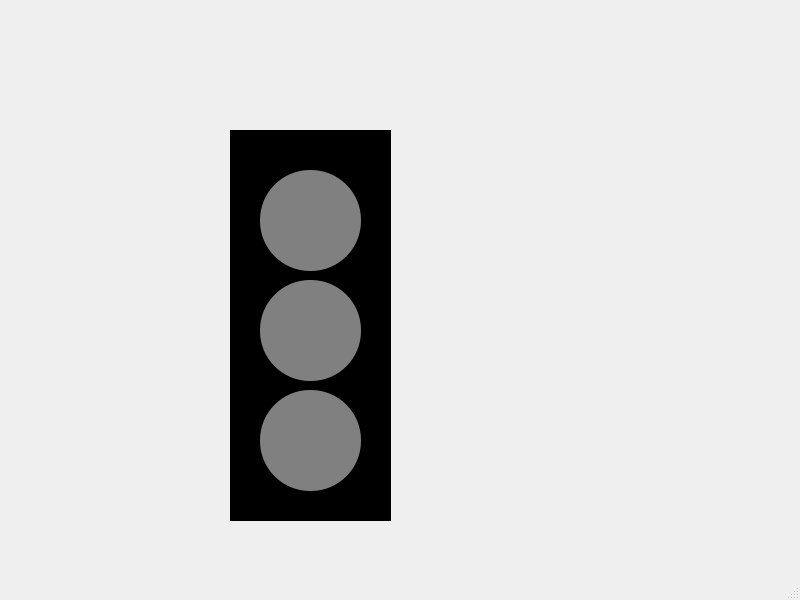
<?xml version="1.0" encoding="UTF-8"?>
<ui version="4.0">
 <class>MainWindow</class>
 <widget class="QMainWindow" name="MainWindow">
  <property name="geometry">
   <rect>
    <x>0</x>
    <y>0</y>
    <width>800</width>
    <height>600</height>
   </rect>
  </property>
  <property name="windowTitle">
   <string>MainWindow</string>
  </property>
  <widget class="QWidget" name="centralwidget">
   <widget class="QFrame" name="frame">
    <property name="geometry">
     <rect>
      <x>230</x>
      <y>130</y>
      <width>161</width>
      <height>391</height>
     </rect>
    </property>
    <property name="styleSheet">
     <string notr="true">background: black;
</string>
    </property>
    <property name="frameShape">
     <enum>QFrame::Shape::StyledPanel</enum>
    </property>
    <property name="frameShadow">
     <enum>QFrame::Shadow::Raised</enum>
    </property>
    <widget class="QFrame" name="frame_3">
     <property name="geometry">
      <rect>
       <x>30</x>
       <y>260</y>
       <width>101</width>
       <height>101</height>
      </rect>
     </property>
     <property name="styleSheet">
      <string notr="true">background: grey;
border-radius: 50px;

</string>
     </property>
     <property name="frameShape">
      <enum>QFrame::Shape::StyledPanel</enum>
     </property>
     <property name="frameShadow">
      <enum>QFrame::Shadow::Raised</enum>
     </property>
    </widget>
    <widget class="QFrame" name="frame_4">
     <property name="geometry">
      <rect>
       <x>30</x>
       <y>40</y>
       <width>101</width>
       <height>101</height>
      </rect>
     </property>
     <property name="styleSheet">
      <string notr="true">background: grey;
border-radius: 50px;

</string>
     </property>
     <property name="frameShape">
      <enum>QFrame::Shape::StyledPanel</enum>
     </property>
     <property name="frameShadow">
      <enum>QFrame::Shadow::Raised</enum>
     </property>
    </widget>
    <widget class="QFrame" name="frame_5">
     <property name="geometry">
      <rect>
       <x>30</x>
       <y>150</y>
       <width>101</width>
       <height>101</height>
      </rect>
     </property>
     <property name="styleSheet">
      <string notr="true">background: grey;
border-radius: 50px;

</string>
     </property>
     <property name="frameShape">
      <enum>QFrame::Shape::StyledPanel</enum>
     </property>
     <property name="frameShadow">
      <enum>QFrame::Shadow::Raised</enum>
     </property>
    </widget>
    <widget class="QTimeEdit" name="timeEdit">
     <property name="geometry">
      <rect>
       <x>220</x>
       <y>240</y>
       <width>118</width>
       <height>24</height>
      </rect>
     </property>
    </widget>
   </widget>
  </widget>
  <widget class="QMenuBar" name="menubar">
   <property name="geometry">
    <rect>
     <x>0</x>
     <y>0</y>
     <width>800</width>
     <height>20</height>
    </rect>
   </property>
  </widget>
  <widget class="QStatusBar" name="statusbar"/>
 </widget>
 <resources/>
 <connections/>
</ui>
